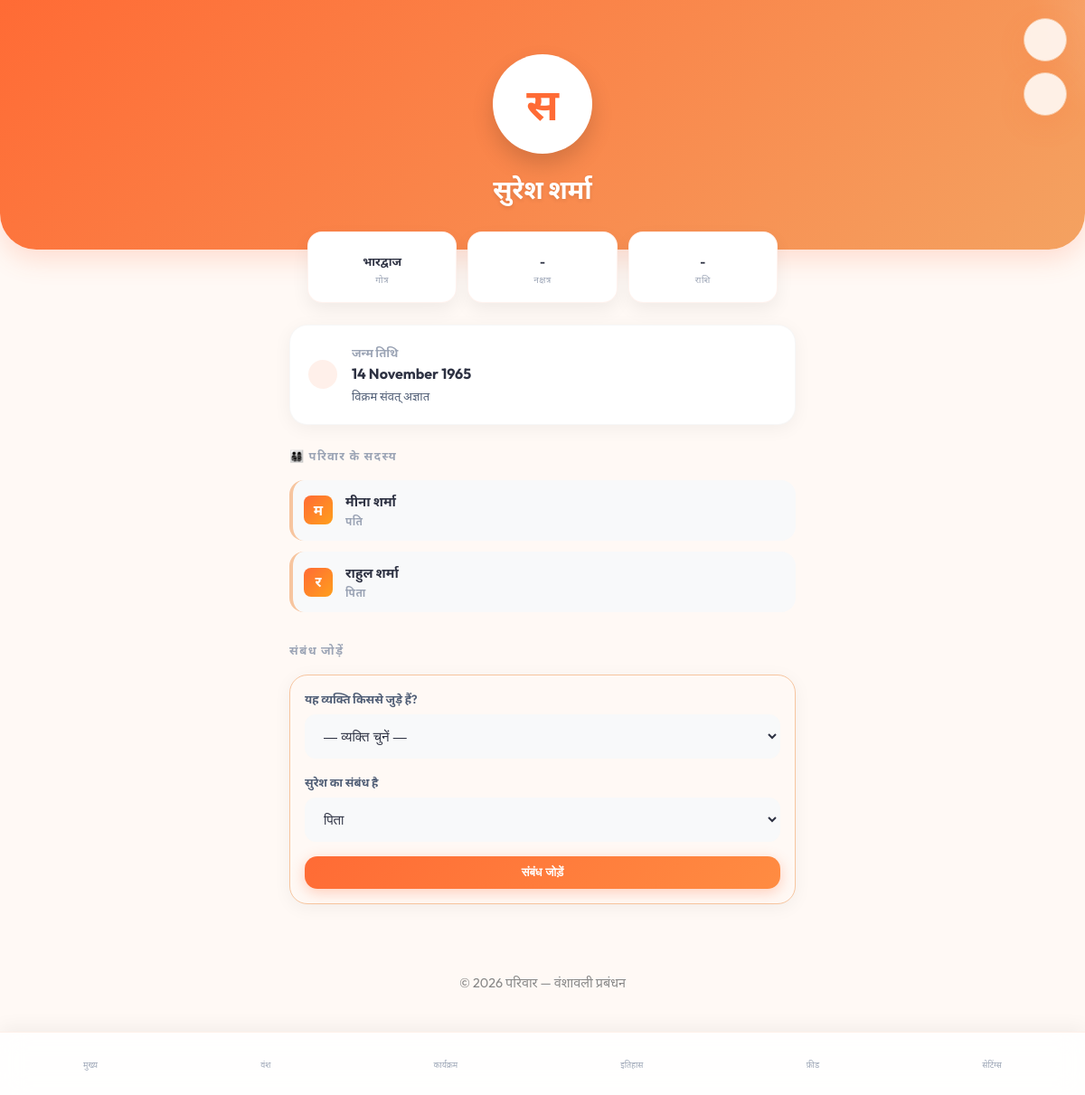
/pages/vyakti.php?id=3 (signed in), run on the app's committed database.
### tables this page shows
CREATE TABLE IF NOT EXISTS vyakti (
  id INT AUTO_INCREMENT PRIMARY KEY,
  parivar_id INT NOT NULL,
  joda_user_id INT COMMENT 'किसने जोड़ा',
  
   
  pratham_naam VARCHAR(100) NOT NULL COMMENT 'पहला नाम',
  madhya_naam VARCHAR(100) COMMENT 'मध्य नाम',
  kul_naam VARCHAR(100) COMMENT 'कुल/उपनाम',
  upnaam VARCHAR(50) COMMENT 'घर का नाम/उपनाम',
  
   
  ling ENUM('purush','stri','anya') NOT NULL,
  jeevit TINYINT(1) DEFAULT 1 COMMENT '1=जीवित, 0=दिवंगत',
  
   
  janm_tithi_gregorian DATE COMMENT 'ग्रेगोरियन जन्म तिथि',
  janm_tithi_vs VARCHAR(100) COMMENT 'जैसे: कार्तिक शुक्ल चतुर्दशी, वि.सं. २०४८',
  janm_sthan VARCHAR(200) COMMENT 'जन्म स्थान',
  
   
  mrityu_tithi_gregorian DATE,
  mrityu_tithi_vs VARCHAR(100),
  
   
  gotra VARCHAR(100) COMMENT 'गोत्र',
  pravara VARCHAR(200) COMMENT 'प्रवर',
  nakshatra VARCHAR(50) COMMENT 'जन्म नक्षत्र',
  rashi VARCHAR(50) COMMENT 'राशि',
  
   
  phone VARCHAR(15),
  email VARCHAR(150),
  vartaman_sheher VARCHAR(200) COMMENT 'वर्तमान शहर',
  share_code VARCHAR(12) UNIQUE COMMENT 'Profile link code',
  
   
  photo_url VARCHAR(500),
  jeevan_parichay TEXT COMMENT 'जीवन परिचय',
  
  banaya_at TIMESTAMP DEFAULT CURRENT_TIMESTAMP,
  updated_at TIMESTAMP DEFAULT CURRENT_TIMESTAMP ON UPDATE CURRENT_TIMESTAMP,
  
  FOREIGN KEY (parivar_id) REFERENCES parivar(id) ON DELETE CASCADE
);

CREATE TABLE IF NOT EXISTS sambandh (
  id INT AUTO_INCREMENT PRIMARY KEY,
  vyakti_a_id INT NOT NULL COMMENT 'व्यक्ति A',
  vyakti_b_id INT NOT NULL COMMENT 'व्यक्ति B',
  sambandh_prakar ENUM(
    'pita','mata','pati','patni',
    'bhai','behen','putra','putri',
    'datta_putra','datta_putri','datta_pita','datta_mata'
  ) NOT NULL COMMENT 'A का B से संबंध',
  
   
  vivah_tithi_gregorian DATE,
  vivah_tithi_vs VARCHAR(100) COMMENT 'विवाह तिथि वि.सं. में',
  vivah_sthan VARCHAR(200),
  
  tippani VARCHAR(500) COMMENT 'अतिरिक्त टिप्पणी',
  
  FOREIGN KEY (vyakti_a_id) REFERENCES vyakti(id) ON DELETE CASCADE,
  FOREIGN KEY (vyakti_b_id) REFERENCES vyakti(id) ON DELETE CASCADE
);

### includes/helpers.php (called while the page is built, shortened)
<?php
function s($text) {
    return htmlspecialchars($text ?? '', ENT_QUOTES, 'UTF-8');
}
function getRelationHindi($type) {
    $relations = [
        'pita' => 'पिता',
        'mata' => 'माता',
        'pati' => 'पति',
        'patni' => 'पत्नी',
        'bhai' => 'भाई',
        'behen' => 'बहन',
        'putra' => 'पुत्र',
        'putri' => 'पुत्री',
        'datta_putra' => 'दत्तक पुत्र',
        'datta_putri' => 'दत्तक पुत्री',
        'dada' => 'दादा',
        'dadi' => 'दादी',
        'nana' => 'नाना',
        'nani' => 'नानी',
        'pota' => 'पोता',
        'poti' => 'पोती',
        'nati' => 'नाती',
        'natini' => 'नातिनी',
        'chacha' => 'चाचा',
        'chachi' => 'चाची',
        'taau' => 'ताऊ',
        'tai' => 'ताई',
        'bua' => 'बुआ',
        'fufa' => 'फूफा',
        'mama' => 'मामा',
        'mami' => 'मामी',
        'mausi' => 'मौसी',
        'mausa' => 'मौसा',
        'bhatija' => 'भतीजा',
        'bhatiji' => 'भतीजी',
        'bhanja' => 'भांजा',
        'bhanji' => 'भांजी',
        'sasur' => 'ससुर',
        'saas' => 'सास',
        'sala' => 'साला',
        'sali' => 'साली',
        'jija' => 'जीजा',
        'bhabhi' => 'भाभी',
        'nanad' => 'ननद',
        'devar' => 'देवर',
        'devrani' => 'देवरानी',
        'jeth' => 'जेठ',
        'jethani' => 'जेठानी',
        'damad' => 'दामाद',
        'bahu' => 'बहू',
        'samdhi' => 'समधी',
        'samdhan' => 'समधन'
    ];
    return $relations[$type] ?? $type;
}

### includes/auth.php (called while the page is built, shortened)
<?php
function isLoggedIn(): bool {
    return isset($_SESSION['user_id']) && !empty($_SESSION['user_id']);
}
function isMukhya(): bool {
    return isLoggedIn() && ($_SESSION['bhumika'] ?? '') === 'mukhya';
}

### pages/vyakti.php (the view, shortened to what this page needs)
<?php
require_once __DIR__ . '/../includes/header.php';
$id = $_GET['id'] ?? 0;
$parivar_id = currentParivarId();
$stmt = $pdo->prepare("SELECT v.* FROM vyakti v JOIN vyakti_parivar vp ON v.id = vp.vyakti_id WHERE v.id = ? AND vp.parivar_id = ?");
$stmt->execute([$id, $parivar_id]);
$v = $stmt->fetch();
$initials = mb_substr($v['pratham_naam'], 0, 1);
$fullName = trim($v['pratham_naam'] . ' ' . ($v['madhya_naam'] ? $v['madhya_naam'] . ' ' : '') . $v['kul_naam']);
?>
<div class="app-header-transparent">
</div>
<div class="profile-hero-v3">
    <div class="avatar-wrap">
        <?php if ($v['photo_url']): ?>
            <img src="../<?php echo $v['photo_url']; ?>" class="avatar-lg">
        <?php else: ?>
            <div class="avatar-lg"><?php echo $initials; ?></div>
        <?php endif; ?>
    </div>
    <div class="name-title"><?php echo s($fullName); ?></div>
</div>
<div class="page-content" style="padding-top: 0;">
    <div class="stat-grid">
        <div class="stat-card">
            <div class="stat-value"><?php echo s($v['gotra'] ?: '-'); ?></div>
            <div class="stat-label">गोत्र</div>
        </div>
        <div class="stat-card">
            <div class="stat-value"><?php echo s($v['nakshatra'] ?: '-'); ?></div>
            <div class="stat-label">नक्षत्र</div>
        </div>
        <div class="stat-card">
            <div class="stat-value"><?php echo s($v['rashi'] ?: '-'); ?></div>
            <div class="stat-label">राशि</div>
        </div>
    </div>
    <div class="premium-card" style="display: flex; align-items: center; gap: 16px;">
        <div style="background: rgba(255,107,53,0.1); padding: 16px; border-radius: 16px; color: var(--rang-pramukh);">
        </div>
        <div>
            <div style="font-size: 13px; color: var(--text-muted); font-weight: 600; text-transform: uppercase;">जन्म तिथि</div>
            <div style="font-size: 16px; font-weight: 700; color: var(--text-main);">
                <?php echo $v['janm_tithi_gregorian'] ? date('d F Y', strtotime($v['janm_tithi_gregorian'])) : 'अज्ञात'; ?>
            </div>
            <div style="font-size: 13px; color: var(--text-secondary); margin-top: 2px;">
                <?php echo s($v['janm_tithi_vs'] ?: 'विक्रम संवत् अज्ञात'); ?>
            </div>
        </div>
    </div>
    <div class="section-header"><span class="section-title">👨‍👩‍👧‍👦 परिवार के सदस्य</span></div>
    <?php
    $stmt = $pdo->prepare("SELECT s.*, v.pratham_naam, v.kul_naam, v.photo_url FROM sambandh s JOIN vyakti v ON s.vyakti_b_id = v.id WHERE s.vyakti_a_id = ?");
    $stmt->execute([$id]);
    $rels = $stmt->fetchAll();
    if (count($rels) > 0) {
        foreach ($rels as $r): ?>
            <a href="vyakti.php?id=<?php echo $r['vyakti_b_id']; ?>" class="relation-card">
                <?php if ($r['photo_url']): ?>
                    <img src="../<?php echo $r['photo_url']; ?>" style="width: 44px; height: 44px; border-radius: 12px; object-fit: cover; margin-right: 14px;">
                <?php else: ?>
                    <div class="avatar avatar-sm avatar-saffron" style="margin-right: 14px; font-size: 16px;"><?php echo mb_substr($r['pratham_naam'], 0, 1); ?></div>
                <?php endif; ?>
                <div style="flex: 1;">
                    <div style="font-weight: 700; font-size: 15px; color: var(--text-main);"><?php echo s($r['pratham_naam'] . ' ' . $r['kul_naam']); ?></div>
                    <div style="font-size: 12px; color: var(--text-muted); font-weight: 600; text-transform: uppercase; letter-spacing: 0.5px;"><?php echo getRelationHindi($r['sambandh_prakar']); ?></div>
                </div>
            </a>
        <?php endforeach;
    } else {
        echo "<p style='color: var(--text-muted); font-size: 14px; text-align: center; margin: 20px 0;'>कोई सदस्य नहीं जुड़ा है।</p>";
    }
    ?>
    <?php if (isMukhya()): ?>
    <div style="margin-top: 32px; margin-bottom: 24px;">
        <div class="section-header">
            <span class="section-title">संबंध जोड़ें</span>
        </div>
        <div class="card" style="padding:16px; border: 1.5px solid var(--rang-dwitiya); background: var(--bg-main);">
            <form action="/api/vyakti.php?action=sambandh_jodo" method="POST">
                <div class="form-group">
                    <label>यह व्यक्ति किससे जुड़े हैं?</label>
                    <select name="vyakti_b_id" class="form-control" required>
                        <option value="">— व्यक्ति चुनें —</option>
                    </select>
                </div>
                <div class="form-group">
                    <label><?php echo s($v['pratham_naam']); ?> का संबंध है</label>
                    <select name="sambandh_prakar" class="form-control" required>
                        <option value="pita">पिता</option>
                    </select>
                </div>
                <button type="submit" class="btn btn-primary" style="font-size:13px; padding:10px;">संबंध जोड़ें</button>
            </form>
        </div>
    </div>
    <?php endif; ?>
</div>
<?php include '../includes/nav.php'; ?>
<?php require_once __DIR__ . '/../includes/footer.php'; ?>

### assets/css/style.css (style rules this page uses)
:root { --rang-pramukh: #FF6B35; --rang-dwitiya: #F7C59F; --rang-akash: #EFEFD0; --rang-safal: #06D6A0; --rang-asafal: #EF476F; --bg-main: #FFF9F5; --bg-card: #FFFFFF; --bg-secondary: #F8F9FA; --text-main: #2D3142; --text-secondary: #4F5D75; --text-muted: #9BA4B5; --shadow-soft: 0 4px 20px rgba(0,0,0,0.05); --shadow-floating: 0 10px 30px rgba(255, 107, 53, 0.15); --shakti-glass: rgba(255, 255, 255, 0.85); --shreni-font-mukhya: 'Outfit', sans-serif; --shreni-font-devanagari: 'Noto Sans Devanagari', sans-serif; --senior-font-scale: 1.2; }
* { margin: 0; padding: 0; box-sizing: border-box; -webkit-tap-highlight-color: transparent; }
body { font-family: var(--shreni-font-mukhya), var(--shreni-font-devanagari); background-color: var(--bg-main); color: var(--text-main); line-height: 1.6; padding-bottom: 80px; transition: background 0.3s ease; }
.page-content { max-width: 600px; margin: 0 auto; padding: 20px; }
.card { background: var(--bg-card); border-radius: 20px; padding: 20px; margin-bottom: 20px; box-shadow: var(--shadow-soft); border: 1px solid rgba(255, 107, 53, 0.05); transition: transform 0.2s ease, box-shadow 0.2s ease; }
.btn { display: inline-flex; align-items: center; justify-content: center; gap: 8px; padding: 12px 24px; border-radius: 14px; font-weight: 600; border: none; cursor: pointer; transition: all 0.2s ease; width: 100%; font-size: 0.95rem; }
.btn-primary { background: linear-gradient(135deg, var(--rang-pramukh), #FF8C42); color: white; box-shadow: 0 4px 15px rgba(255, 107, 53, 0.3); }
.form-group { margin-bottom: 16px; }
.form-group label { display: block; font-size: 13px; font-weight: 600; margin-bottom: 6px; color: var(--text-secondary); }
.form-control { width: 100%; padding: 14px 16px; border-radius: 12px; border: 1.5px solid var(--bg-secondary); background: var(--bg-secondary); color: var(--text-main); font-size: 15px; transition: all 0.2s ease; }
.avatar { width: 44px; height: 44px; border-radius: 12px; display: flex; align-items: center; justify-content: center; font-weight: 700; color: white; }
.avatar-sm { width: 32px; height: 32px; border-radius: 8px; font-size: 14px; }
.avatar-saffron { background: linear-gradient(135deg, #FF6B35, #FF9F1C); }
.section-header { margin: 24px 0 16px; display: flex; align-items: center; justify-content: space-between; }
.section-title { font-size: 13px; font-weight: 800; text-transform: uppercase; letter-spacing: 1.5px; color: var(--text-muted); }

### data on the page
vyakti: pratham_naam "स", s($fullName) "सुरेश शर्मा", gotra "भारद्वाज", nakshatra "-", rashi "-", janm_tithi_gregorian "14 November 1965", janm_tithi_vs "विक्रम संवत् अज्ञात", pratham_naam "सुरेश"
sambandh: vyakti_b.pratham_naam "म", vyakti_b.kul_naam "मीना शर्मा", sambandh_prakar "पति"
sambandh: vyakti_b.pratham_naam "र", vyakti_b.kul_naam "राहुल शर्मा", sambandh_prakar "पिता"
